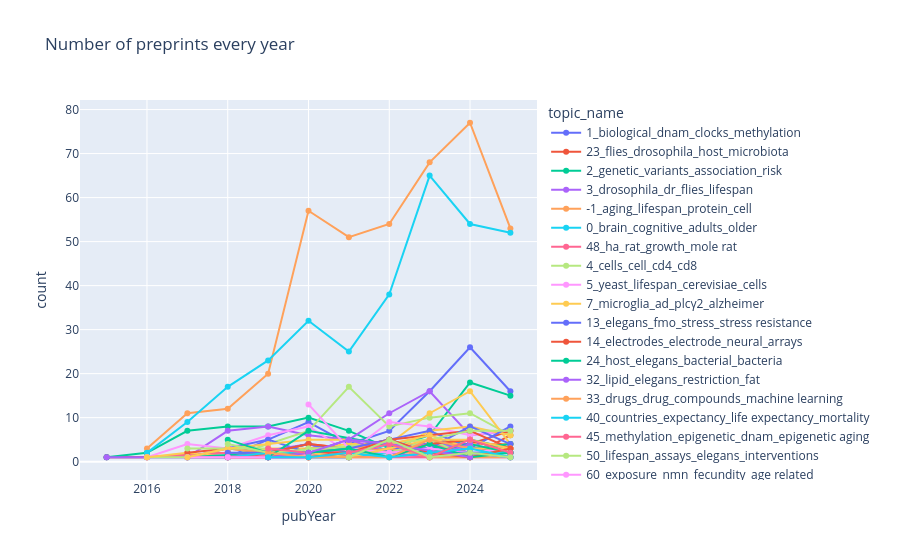

Notebook cell for this chart:
### Markdown cell above
<h3> Topics over time</h3>

### Code cell
topic_counts = (
    df
    .groupby(['pubYear', 'topic_name'])
    .size()
    .reset_index(name='count')
)

import plotly.express as px

fig = px.line(
    topic_counts,
    x="pubYear", y="count", color="topic_name",
    markers=True,
    title="Number of preprints every year"
)
fig.show()

### Figure 1 — Plotly figure (JSON) as saved in the notebook; plotly's stock layout.template omitted (floating-point values rounded to 4 significant figures)
{"data": [{"hovertemplate": "topic_name=1_biological_dnam_clocks_methylation<br>pubYear=%{x}<br>count=%{y}<extra></extra>", "legendgroup": "1_biological_dnam_clocks_methylation", "line": {"color": "#636efa", "dash": "solid"}, "marker": {"symbol": "circle"}, "mode": "lines+markers", "name": "1_biological_dnam_clocks_methylation", "orientation": "v", "showlegend": true, "type": "scatter", "x": [2015, 2016, 2018, 2019, 2020, 2021, 2022, 2023, 2024, 2025], "xaxis": "x", "y": [1, 1, 1, 5, 9, 4, 7, 16, 26, 16], "yaxis": "y"}, {"hovertemplate": "topic_name=23_flies_drosophila_host_microbiota<br>pubYear=%{x}<br>count=%{y}<extra></extra>", "legendgroup": "23_flies_drosophila_host_microbiota", "line": {"color": "#EF553B", "dash": "solid"}, "marker": {"symbol": "circle"}, "mode": "lines+markers", "name": "23_flies_drosophila_host_microbiota", "orientation": "v", "showlegend": true, "type": "scatter", "x": [2015, 2016, 2018, 2019, 2021, 2022, 2023, 2024, 2025], "xaxis": "x", "y": [1, 1, 2, 1, 3, 4, 4, 1, 6], "yaxis": "y"}, {"hovertemplate": "topic_name=2_genetic_variants_association_risk<br>pubYear=%{x}<br>count=%{y}<extra></extra>", "legendgroup": "2_genetic_variants_association_risk", "line": {"color": "#00cc96", "dash": "solid"}, "marker": {"symbol": "circle"}, "mode": "lines+markers", "name": "2_genetic_variants_association_risk", "orientation": "v", "showlegend": true, "type": "scatter", "x": [2015, 2016, 2017, 2018, 2019, 2020, 2021, 2022, 2023, 2024, 2025], "xaxis": "x", "y": [1, 2, 7, 8, 8, 10, 7, 3, 6, 18, 15], "yaxis": "y"}, {"hovertemplate": "topic_name=3_drosophila_dr_flies_lifespan<br>pubYear=%{x}<br>count=%{y}<extra></extra>", "legendgroup": "3_drosophila_dr_flies_lifespan", "line": {"color": "#ab63fa", "dash": "solid"}, "marker": {"symbol": "circle"}, "mode": "lines+markers", "name": "3_drosophila_dr_flies_lifespan", "orientation": "v", "showlegend": true, "type": "scatter", "x": [2015, 2016, 2017, 2018, 2019, 2020, 2021, 2022, 2023, 2024, 2025], "xaxis": "x", "y": [1, 1, 1, 7, 8, 6, 5, 11, 16, 6, 7], "yaxis": "y"}, {"hovertemplate": "topic_name=-1_aging_lifespan_protein_cell<br>pubYear=%{x}<br>count=%{y}<extra></extra>", "legendgroup": "-1_aging_lifespan_protein_cell", "line": {"color": "#FFA15A", "dash": "solid"}, "marker": {"symbol": "circle"}, "mode": "lines+markers", "name": "-1_aging_lifespan_protein_cell", "orientation": "v", "showlegend": true, "type": "scatter", "x": [2016, 2017, 2018, 2019, 2020, 2021, 2022, 2023, 2024, 2025], "xaxis": "x", "y": [3, 11, 12, 20, 57, 51, 54, 68, 77, 53], "yaxis": "y"}, {"hovertemplate": "topic_name=0_brain_cognitive_adults_older<br>pubYear=%{x}<br>count=%{y}<extra></extra>", "legendgroup": "0_brain_cognitive_adults_older", "line": {"color": "#19d3f3", "dash": "solid"}, "marker": {"symbol": "circle"}, "mode": "lines+markers", "name": "0_brain_cognitive_adults_older", "orientation": "v", "showlegend": true, "type": "scatter", "x": [2016, 2017, 2018, 2019, 2020, 2021, 2022, 2023, 2024, 2025], "xaxis": "x", "y": [2, 9, 17, 23, 32, 25, 38, 65, 54, 52], "yaxis": "y"}, {"hovertemplate": "topic_name=48_ha_rat_growth_mole rat<br>pubYear=%{x}<br>count=%{y}<extra></extra>", "legendgroup": "48_ha_rat_growth_mole rat", "line": {"color": "#FF6692", "dash": "solid"}, "marker": {"symbol": "circle"}, "mode": "lines+markers", "name": "48_ha_rat_growth_mole rat", "orientation": "v", "showlegend": true, "type": "scatter", "x": [2016, 2018, 2020, 2022, 2023, 2025], "xaxis": "x", "y": [1, 2, 1, 3, 3, 3], "yaxis": "y"}, {"hovertemplate": "topic_name=4_cells_cell_cd4_cd8<br>pubYear=%{x}<br>count=%{y}<extra></extra>", "legendgroup": "4_cells_cell_cd4_cd8", "line": {"color": "#B6E880", "dash": "solid"}, "marker": {"symbol": "circle"}, "mode": "lines+markers", "name": "4_cells_cell_cd4_cd8", "orientation": "v", "showlegend": true, "type": "scatter", "x": [2016, 2018, 2019, 2020, 2021, 2022, 2023, 2024, 2025], "xaxis": "x", "y": [1, 1, 4, 7, 17, 8, 10, 11, 6], "yaxis": "y"}, {"hovertemplate": "topic_name=5_yeast_lifespan_cerevisiae_cells<br>pubYear=%{x}<br>count=%{y}<extra></extra>", "legendgroup": "5_yeast_lifespan_cerevisiae_cells", "line": {"color": "#FF97FF", "dash": "solid"}, "marker": {"symbol": "circle"}, "mode": "lines+markers", "name": "5_yeast_lifespan_cerevisiae_cells", "orientation": "v", "showlegend": true, "type": "scatter", "x": [2016, 2017, 2018, 2019, 2020, 2021, 2022, 2023, 2024, 2025], "xaxis": "x", "y": [1, 4, 3, 6, 8, 2, 9, 8, 6, 7], "yaxis": "y"}, {"hovertemplate": "topic_name=7_microglia_ad_plcγ2_alzheimer<br>pubYear=%{x}<br>count=%{y}<extra></extra>", "legendgroup": "7_microglia_ad_plcγ2_alzheimer", "line": {"color": "#FECB52", "dash": "solid"}, "marker": {"symbol": "circle"}, "mode": "lines+markers", "name": "7_microglia_ad_plcγ2_alzheimer", "orientation": "v", "showlegend": true, "type": "scatter", "x": [2016, 2017, 2018, 2019, 2020, 2021, 2022, 2023, 2024, 2025], "xaxis": "x", "y": [1, 2, 1, 3, 3, 4, 4, 11, 16, 4], "yaxis": "y"}, {"hovertemplate": "topic_name=13_elegans_fmo_stress_stress resistance<br>pubYear=%{x}<br>count=%{y}<extra></extra>", "legendgroup": "13_elegans_fmo_stress_stress resistance", "line": {"color": "#636efa", "dash": "solid"}, "marker": {"symbol": "circle"}, "mode": "lines+markers", "name": "13_elegans_fmo_stress_stress resistance", "orientation": "v", "showlegend": true, "type": "scatter", "x": [2017, 2018, 2019, 2020, 2021, 2022, 2023, 2024, 2025], "xaxis": "x", "y": [1, 3, 5, 2, 5, 4, 4, 4, 4], "yaxis": "y"}, {"hovertemplate": "topic_name=14_electrodes_electrode_neural_arrays<br>pubYear=%{x}<br>count=%{y}<extra></extra>", "legendgroup": "14_electrodes_electrode_neural_arrays", "line": {"color": "#EF553B", "dash": "solid"}, "marker": {"symbol": "circle"}, "mode": "lines+markers", "name": "14_electrodes_electrode_neural_arrays", "orientation": "v", "showlegend": true, "type": "scatter", "x": [2017, 2018, 2019, 2020, 2021, 2022, 2023, 2024, 2025], "xaxis": "x", "y": [2, 3, 2, 4, 3, 5, 2, 4, 7], "yaxis": "y"}, {"hovertemplate": "topic_name=24_host_elegans_bacterial_bacteria<br>pubYear=%{x}<br>count=%{y}<extra></extra>", "legendgroup": "24_host_elegans_bacterial_bacteria", "line": {"color": "#00cc96", "dash": "solid"}, "marker": {"symbol": "circle"}, "mode": "lines+markers", "name": "24_host_elegans_bacterial_bacteria", "orientation": "v", "showlegend": true, "type": "scatter", "x": [2017, 2019, 2020, 2021, 2022, 2023, 2024, 2025], "xaxis": "x", "y": [1, 2, 4, 2, 3, 3, 5, 3], "yaxis": "y"}, {"hovertemplate": "topic_name=32_lipid_elegans_restriction_fat<br>pubYear=%{x}<br>count=%{y}<extra></extra>", "legendgroup": "32_lipid_elegans_restriction_fat", "line": {"color": "#ab63fa", "dash": "solid"}, "marker": {"symbol": "circle"}, "mode": "lines+markers", "name": "32_lipid_elegans_restriction_fat", "orientation": "v", "showlegend": true, "type": "scatter", "x": [2017, 2018, 2020, 2021, 2022, 2023, 2024, 2025], "xaxis": "x", "y": [1, 1, 4, 1, 2, 5, 2, 2], "yaxis": "y"}, {"hovertemplate": "topic_name=33_drugs_drug_compounds_machine learning<br>pubYear=%{x}<br>count=%{y}<extra></extra>", "legendgroup": "33_drugs_drug_compounds_machine learning", "line": {"color": "#FFA15A", "dash": "solid"}, "marker": {"symbol": "circle"}, "mode": "lines+markers", "name": "33_drugs_drug_compounds_machine learning", "orientation": "v", "showlegend": true, "type": "scatter", "x": [2017, 2018, 2020, 2021, 2022, 2023, 2024, 2025], "xaxis": "x", "y": [1, 3, 1, 2, 2, 1, 4, 4], "yaxis": "y"}, {"hovertemplate": "topic_name=40_countries_expectancy_life expectancy_mortality<br>pubYear=%{x}<br>count=%{y}<extra></extra>", "legendgroup": "40_countries_expectancy_life expectancy_mortality", "line": {"color": "#19d3f3", "dash": "solid"}, "marker": {"symbol": "circle"}, "mode": "lines+markers", "name": "40_countries_expectancy_life expectancy_mortality", "orientation": "v", "showlegend": true, "type": "scatter", "x": [2017, 2018, 2019, 2020, 2021, 2022, 2023, 2025], "xaxis": "x", "y": [1, 1, 2, 2, 1, 4, 2, 2], "yaxis": "y"}, {"hovertemplate": "topic_name=45_methylation_epigenetic_dnam_epigenetic aging<br>pubYear=%{x}<br>count=%{y}<extra></extra>", "legendgroup": "45_methylation_epigenetic_dnam_epigenetic aging", "line": {"color": "#FF6692", "dash": "solid"}, "marker": {"symbol": "circle"}, "mode": "lines+markers", "name": "45_methylation_epigenetic_dnam_epigenetic aging", "orientation": "v", "showlegend": true, "type": "scatter", "x": [2017, 2019, 2020, 2021, 2022, 2023, 2024, 2025], "xaxis": "x", "y": [1, 1, 1, 2, 5, 1, 1, 1], "yaxis": "y"}, {"hovertemplate": "topic_name=50_lifespan_assays_elegans_interventions<br>pubYear=%{x}<br>count=%{y}<extra></extra>", "legendgroup": "50_lifespan_assays_elegans_interventions", "line": {"color": "#B6E880", "dash": "solid"}, "marker": {"symbol": "circle"}, "mode": "lines+markers", "name": "50_lifespan_assays_elegans_interventions", "orientation": "v", "showlegend": true, "type": "scatter", "x": [2017, 2019, 2020, 2021, 2023, 2025], "xaxis": "x", "y": [3, 3, 1, 3, 2, 1], "yaxis": "y"}, {"hovertemplate": "topic_name=60_exposure_nmn_fecundity_age related<br>pubYear=%{x}<br>count=%{y}<extra></extra>", "legendgroup": "60_exposure_nmn_fecundity_age related", "line": {"color": "#FF97FF", "dash": "solid"}, "marker": {"symbol": "circle"}, "mode": "lines+markers", "name": "60_exposure_nmn_fecundity_age related", "orientation": "v", "showlegend": true, "type": "scatter", "x": [2017, 2019, 2023, 2024, 2025], "xaxis": "x", "y": [1, 1, 3, 2, 3], "yaxis": "y"}, {"hovertemplate": "topic_name=8_mitochondrial_atfs_mitochondria_upr mt<br>pubYear=%{x}<br>count=%{y}<extra></extra>", "legendgroup": "8_mitochondrial_atfs_mitochondria_upr mt", "line": {"color": "#FECB52", "dash": "solid"}, "marker": {"symbol": "circle"}, "mode": "lines+markers", "name": "8_mitochondrial_atfs_mitochondria_upr mt", "orientation": "v", "showlegend": true, "type": "scatter", "x": [2017, 2018, 2019, 2020, 2021, 2022, 2023, 2024, 2025], "xaxis": "x", "y": [1, 3, 4, 5, 5, 2, 7, 8, 6], "yaxis": "y"}, {"hovertemplate": "topic_name=12_gut_microbiota_gut microbiota_microbiome<br>pubYear=%{x}<br>count=%{y}<extra></extra>", "legendgroup": "12_gut_microbiota_gut microbiota_microbiome", "line": {"color": "#636efa", "dash": "solid"}, "marker": {"symbol": "circle"}, "mode": "lines+markers", "name": "12_gut_microbiota_gut microbiota_microbiome", "orientation": "v", "showlegend": true, "type": "scatter", "x": [2018, 2019, 2020, 2021, 2022, 2023, 2024, 2025], "xaxis": "x", "y": [2, 2, 4, 2, 5, 7, 3, 8], "yaxis": "y"}, {"hovertemplate": "topic_name=15_muscle_skeletal_skeletal muscle_exercise<br>pubYear=%{x}<br>count=%{y}<extra></extra>", "legendgroup": "15_muscle_skeletal_skeletal muscle_exercise", "line": {"color": "#EF553B", "dash": "solid"}, "marker": {"symbol": "circle"}, "mode": "lines+markers", "name": "15_muscle_skeletal_skeletal muscle_exercise", "orientation": "v", "showlegend": true, "type": "scatter", "x": [2018, 2019, 2020, 2021, 2022, 2023, 2024, 2025], "xaxis": "x", "y": [1, 2, 4, 3, 5, 6, 7, 3], "yaxis": "y"}, {"hovertemplate": "topic_name=28_germline_reproductive_mutants_reproduction<br>pubYear=%{x}<br>count=%{y}<extra></extra>", "legendgroup": "28_germline_reproductive_mutants_reproduction", "line": {"color": "#00cc96", "dash": "solid"}, "marker": {"symbol": "circle"}, "mode": "lines+markers", "name": "28_germline_reproductive_mutants_reproduction", "orientation": "v", "showlegend": true, "type": "scatter", "x": [2018, 2019, 2020, 2021, 2023, 2024, 2025], "xaxis": "x", "y": [5, 2, 2, 1, 4, 3, 4], "yaxis": "y"}, {"hovertemplate": "topic_name=34_senescence_aging_ageing_biological<br>pubYear=%{x}<br>count=%{y}<extra></extra>", "legendgroup": "34_senescence_aging_ageing_biological", "line": {"color": "#ab63fa", "dash": "solid"}, "marker": {"symbol": "circle"}, "mode": "lines+markers", "name": "34_senescence_aging_ageing_biological", "orientation": "v", "showlegend": true, "type": "scatter", "x": [2018, 2019, 2020, 2021, 2022, 2023, 2024, 2025], "xaxis": "x", "y": [1, 1, 1, 1, 3, 4, 3, 3], "yaxis": "y"}, {"hovertemplate": "topic_name=37_organoids_culture_3d_chip<br>pubYear=%{x}<br>count=%{y}<extra></extra>", "legendgroup": "37_organoids_culture_3d_chip", "line": {"color": "#FFA15A", "dash": "solid"}, "marker": {"symbol": "circle"}, "mode": "lines+markers", "name": "37_organoids_culture_3d_chip", "orientation": "v", "showlegend": true, "type": "scatter", "x": [2018, 2019, 2020, 2021, 2022, 2023, 2024, 2025], "xaxis": "x", "y": [1, 1, 3, 3, 4, 2, 1, 1], "yaxis": "y"}, {"hovertemplate": "topic_name=44_er_upr_17_neuronal<br>pubYear=%{x}<br>count=%{y}<extra></extra>", "legendgroup": "44_er_upr_17_neuronal", "line": {"color": "#19d3f3", "dash": "solid"}, "marker": {"symbol": "circle"}, "mode": "lines+markers", "name": "44_er_upr_17_neuronal", "orientation": "v", "showlegend": true, "type": "scatter", "x": [2018, 2019, 2021, 2022, 2023, 2024, 2025], "xaxis": "x", "y": [1, 2, 2, 3, 3, 2, 1], "yaxis": "y"}, {"hovertemplate": "topic_name=47_mir_mirnas_rna_small<br>pubYear=%{x}<br>count=%{y}<extra></extra>", "legendgroup": "47_mir_mirnas_rna_small", "line": {"color": "#FF6692", "dash": "solid"}, "marker": {"symbol": "circle"}, "mode": "lines+markers", "name": "47_mir_mirnas_rna_small", "orientation": "v", "showlegend": true, "type": "scatter", "x": [2018, 2020, 2021, 2022, 2023, 2024], "xaxis": "x", "y": [1, 1, 3, 2, 4, 2], "yaxis": "y"}, {"hovertemplate": "topic_name=55_mtdna_mitochondrial_single_mutations<br>pubYear=%{x}<br>count=%{y}<extra></extra>", "legendgroup": "55_mtdna_mitochondrial_single_mutations", "line": {"color": "#B6E880", "dash": "solid"}, "marker": {"symbol": "circle"}, "mode": "lines+markers", "name": "55_mtdna_mitochondrial_single_mutations", "orientation": "v", "showlegend": true, "type": "scatter", "x": [2018, 2019, 2023, 2024], "xaxis": "x", "y": [4, 2, 5, 1], "yaxis": "y"}, {"hovertemplate": "topic_name=56_childhood_frailty_poverty_income<br>pubYear=%{x}<br>count=%{y}<extra></extra>", "legendgroup": "56_childhood_frailty_poverty_income", "line": {"color": "#FF97FF", "dash": "solid"}, "marker": {"symbol": "circle"}, "mode": "lines+markers", "name": "56_childhood_frailty_poverty_income", "orientation": "v", "showlegend": true, "type": "scatter", "x": [2018, 2020, 2021, 2022, 2023, 2024, 2025], "xaxis": "x", "y": [1, 1, 2, 1, 1, 4, 2], "yaxis": "y"}, {"hovertemplate": "topic_name=29_mice_dietary_lifespan_dr<br>pubYear=%{x}<br>count=%{y}<extra></extra>", "legendgroup": "29_mice_dietary_lifespan_dr", "line": {"color": "#FECB52", "dash": "solid"}, "marker": {"symbol": "circle"}, "mode": "lines+markers", "name": "29_mice_dietary_lifespan_dr", "orientation": "v", "showlegend": true, "type": "scatter", "x": [2019, 2020, 2021, 2022, 2023, 2024, 2025], "xaxis": "x", "y": [2, 1, 2, 4, 6, 3, 3], "yaxis": "y"}, {"hovertemplate": "topic_name=30_care_impairment_end life_policy<br>pubYear=%{x}<br>count=%{y}<extra></extra>", "legendgroup": "30_care_impairment_end life_policy", "line": {"color": "#636efa", "dash": "solid"}, "marker": {"symbol": "circle"}, "mode": "lines+markers", "name": "30_care_impairment_end life_policy", "orientation": "v", "showlegend": true, "type": "scatter", "x": [2019, 2021, 2022, 2023, 2024, 2025], "xaxis": "x", "y": [1, 1, 3, 3, 8, 4], "yaxis": "y"}, {"hovertemplate": "topic_name=35_estradiol_nad_mice_treatment<br>pubYear=%{x}<br>count=%{y}<extra></extra>", "legendgroup": "35_estradiol_nad_mice_treatment", "line": {"color": "#EF553B", "dash": "solid"}, "marker": {"symbol": "circle"}, "mode": "lines+markers", "name": "35_estradiol_nad_mice_treatment", "orientation": "v", "showlegend": true, "type": "scatter", "x": [2019, 2020, 2021, 2022, 2023, 2024, 2025], "xaxis": "x", "y": [1, 2, 2, 1, 4, 5, 2], "yaxis": "y"}, {"hovertemplate": "topic_name=38_cardiac_bone_implant_heart<br>pubYear=%{x}<br>count=%{y}<extra></extra>", "legendgroup": "38_cardiac_bone_implant_heart", "line": {"color": "#00cc96", "dash": "solid"}, "marker": {"symbol": "circle"}, "mode": "lines+markers", "name": "38_cardiac_bone_implant_heart", "orientation": "v", "showlegend": true, "type": "scatter", "x": [2019, 2020, 2023, 2024, 2025], "xaxis": "x", "y": [1, 7, 2, 4, 2], "yaxis": "y"}, {"hovertemplate": "topic_name=39_daf_daf 16_16_iis<br>pubYear=%{x}<br>count=%{y}<extra></extra>", "legendgroup": "39_daf_daf 16_16_iis", "line": {"color": "#ab63fa", "dash": "solid"}, "marker": {"symbol": "circle"}, "mode": "lines+markers", "name": "39_daf_daf 16_16_iis", "orientation": "v", "showlegend": true, "type": "scatter", "x": [2019, 2020, 2021, 2022, 2023, 2024], "xaxis": "x", "y": [1, 2, 5, 2, 1, 4], "yaxis": "y"}, {"hovertemplate": "topic_name=49_histone_set_elegans_lifespan<br>pubYear=%{x}<br>count=%{y}<extra></extra>", "legendgroup": "49_histone_set_elegans_lifespan", "line": {"color": "#FFA15A", "dash": "solid"}, "marker": {"symbol": "circle"}, "mode": "lines+markers", "name": "49_histone_set_elegans_lifespan", "orientation": "v", "showlegend": true, "type": "scatter", "x": [2019, 2020, 2021, 2022, 2023, 2024, 2025], "xaxis": "x", "y": [2, 1, 2, 3, 1, 1, 3], "yaxis": "y"}, {"hovertemplate": "topic_name=58_physical_physical activity_devices_activity<br>pubYear=%{x}<br>count=%{y}<extra></extra>", "legendgroup": "58_physical_physical activity_devices_activity", "line": {"color": "#19d3f3", "dash": "solid"}, "marker": {"symbol": "circle"}, "mode": "lines+markers", "name": "58_physical_physical activity_devices_activity", "orientation": "v", "showlegend": true, "type": "scatter", "x": [2019, 2021, 2022, 2023, 2024, 2025], "xaxis": "x", "y": [1, 1, 2, 3, 2, 2], "yaxis": "y"}, {"hovertemplate": "topic_name=64_telomere_telomere length_glucose_length<br>pubYear=%{x}<br>count=%{y}<extra></extra>", "legendgroup": "64_telomere_telomere length_glucose_length", "line": {"color": "#FF6692", "dash": "solid"}, "marker": {"symbol": "circle"}, "mode": "lines+markers", "name": "64_telomere_telomere length_glucose_length", "orientation": "v", "showlegend": true, "type": "scatter", "x": [2019, 2020, 2021, 2023, 2024, 2025], "xaxis": "x", "y": [3, 2, 1, 1, 2, 1], "yaxis": "y"}, {"hovertemplate": "topic_name=18_ad_apoe_risk_kl<br>pubYear=%{x}<br>count=%{y}<extra></extra>", "legendgroup": "18_ad_apoe_risk_kl", "line": {"color": "#B6E880", "dash": "solid"}, "marker": {"symbol": "circle"}, "mode": "lines+markers", "name": "18_ad_apoe_risk_kl", "orientation": "v", "showlegend": true, "type": "scatter", "x": [2020, 2021, 2022, 2023, 2024, 2025], "xaxis": "x", "y": [3, 3, 2, 5, 7, 7], "yaxis": "y"}, {"hovertemplate": "topic_name=27_covid 19_covid_19_mortality<br>pubYear=%{x}<br>count=%{y}<extra></extra>", "legendgroup": "27_covid 19_covid_19_mortality", "line": {"color": "#FF97FF", "dash": "solid"}, "marker": {"symbol": "circle"}, "mode": "lines+markers", "name": "27_covid 19_covid_19_mortality", "orientation": "v", "showlegend": true, "type": "scatter", "x": [2020, 2021, 2022, 2023, 2025], "xaxis": "x", "y": [13, 3, 2, 3, 1], "yaxis": "y"}, {"hovertemplate": "topic_name=36_skin_anti aging_zinc_anti<br>pubYear=%{x}<br>count=%{y}<extra></extra>", "legendgroup": "36_skin_anti aging_zinc_anti", "line": {"color": "#FECB52", "dash": "solid"}, "marker": {"symbol": "circle"}, "mode": "lines+markers", "name": "36_skin_anti aging_zinc_anti", "orientation": "v", "showlegend": true, "type": "scatter", "x": [2020, 2021, 2023, 2024, 2025], "xaxis": "x", "y": [2, 1, 5, 5, 3], "yaxis": "y"}, {"hovertemplate": "topic_name=41_pandemic_covid_covid 19_19<br>pubYear=%{x}<br>count=%{y}<extra></extra>", "legendgroup": "41_pandemic_covid_covid 19_19", "line": {"color": "#636efa", "dash": "solid"}, "marker": {"symbol": "circle"}, "mode": "lines+markers", "name": "41_pandemic_covid_covid 19_19", "orientation": "v", "showlegend": true, "type": "scatter", "x": [2020, 2021, 2022, 2023, 2024, 2025], "xaxis": "x", "y": [2, 3, 5, 2, 2, 1], "yaxis": "y"}, {"hovertemplate": "topic_name=42_purpose_life purpose_social_loneliness<br>pubYear=%{x}<br>count=%{y}<extra></extra>", "legendgroup": "42_purpose_life purpose_social_loneliness", "line": {"color": "#EF553B", "dash": "solid"}, "marker": {"symbol": "circle"}, "mode": "lines+markers", "name": "42_purpose_life purpose_social_loneliness", "orientation": "v", "showlegend": true, "type": "scatter", "x": [2020, 2021, 2022, 2023, 2024, 2025], "xaxis": "x", "y": [1, 2, 5, 2, 1, 3], "yaxis": "y"}, {"hovertemplate": "topic_name=46_sirt3_sirt6_pd_synuclein<br>pubYear=%{x}<br>count=%{y}<extra></extra>", "legendgroup": "46_sirt3_sirt6_pd_synuclein", "line": {"color": "#00cc96", "dash": "solid"}, "marker": {"symbol": "circle"}, "mode": "lines+markers", "name": "46_sirt3_sirt6_pd_synuclein", "orientation": "v", "showlegend": true, "type": "scatter", "x": [2020, 2021, 2022, 2023, 2024, 2025], "xaxis": "x", "y": [2, 3, 1, 4, 1, 2], "yaxis": "y"}, {"hovertemplate": "topic_name=51_patients_sars_sars cov_cov<br>pubYear=%{x}<br>count=%{y}<extra></extra>", "legendgroup": "51_patients_sars_sars cov_cov", "line": {"color": "#ab63fa", "dash": "solid"}, "marker": {"symbol": "circle"}, "mode": "lines+markers", "name": "51_patients_sars_sars cov_cov", "orientation": "v", "showlegend": true, "type": "scatter", "x": [2020, 2021, 2022, 2024], "xaxis": "x", "y": [2, 5, 4, 1], "yaxis": "y"}, {"hovertemplate": "topic_name=57_hypertension_pulmonary_blood pressure_women<br>pubYear=%{x}<br>count=%{y}<extra></extra>", "legendgroup": "57_hypertension_pulmonary_blood pressure_women", "line": {"color": "#FFA15A", "dash": "solid"}, "marker": {"symbol": "circle"}, "mode": "lines+markers", "name": "57_hypertension_pulmonary_blood pressure_women", "orientation": "v", "showlegend": true, "type": "scatter", "x": [2020, 2021, 2022, 2023, 2024], "xaxis": "x", "y": [1, 1, 1, 5, 3], "yaxis": "y"}, {"hovertemplate": "topic_name=65_tdp 43_43_tdp_pathology<br>pubYear=%{x}<br>count=%{y}<extra></extra>", "legendgroup": "65_tdp 43_43_tdp_pathology", "line": {"color": "#19d3f3", "dash": "solid"}, "marker": {"symbol": "circle"}, "mode": "lines+markers", "name": "65_tdp 43_43_tdp_pathology", "orientation": "v", "showlegend": true, "type": "scatter", "x": [2020, 2021, 2022, 2023, 2024, 2025], "xaxis": "x", "y": [1, 2, 1, 2, 3, 1], "yaxis": "y"}, {"hovertemplate": "topic_name=43_rapamycin_mtor_treatment_acarbose<br>pubYear=%{x}<br>count=%{y}<extra></extra>", "legendgroup": "43_rapamycin_mtor_treatment_acarbose", "line": {"color": "#FF6692", "dash": "solid"}, "marker": {"symbol": "circle"}, "mode": "lines+markers", "name": "43_rapamycin_mtor_treatment_acarbose", "orientation": "v", "showlegend": true, "type": "scatter", "x": [2021, 2022, 2023, 2024, 2025], "xaxis": "x", "y": [2, 4, 1, 5, 2], "yaxis": "y"}, {"hovertemplate": "topic_name=61_reprogramming_rejuvenation_stem_intestinal<br>pubYear=%{x}<br>count=%{y}<extra></extra>", "legendgroup": "61_reprogramming_rejuvenation_stem_intestinal", "line": {"color": "#B6E880", "dash": "solid"}, "marker": {"symbol": "circle"}, "mode": "lines+markers", "name": "61_reprogramming_rejuvenation_stem_intestinal", "orientation": "v", "showlegend": true, "type": "scatter", "x": [2021, 2022, 2023, 2024, 2025], "xaxis": "x", "y": [1, 5, 1, 2, 1], "yaxis": "y"}], "layout": {"legend": {"title": {"text": "topic_name"}, "tracegroupgap": 0}, "title": {"text": "Number of preprints every year"}, "xaxis": {"anchor": "y", "domain": [0, 1], "title": {"text": "pubYear"}}, "yaxis": {"anchor": "x", "domain": [0, 1], "title": {"text": "count"}}}}
